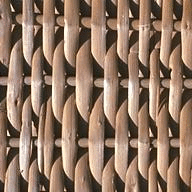
%> input picture data/basket_png_flipped.png, 192 x 192 px
$ octave inpainting.m   (GNU Octave 9; MATLAB toolbox functions it lacks are replaced by stand-ins)
%> lines starting %> are read from the running program, lines starting %| are printed output that depends on the picture; in (x1, y1, x2, y2) boxes, pixels count from 0 and x2, y2 are one past the last pixel; in counts of white or black regions, pixels touching at a corner belong together; the program's own positions count from 1
### code/findlocation.m

function [toFill,Hp,rows,cols]=findlocation(origImg,mask,psz)
%% error check
mask(mask>0) = 1;
if ~ismatrix(mask); error('Invalid mask'); end;
if sum(sum(mask~=0 & mask~=1))>0; error('Invalid mask'); end;
if mod(psz,2)==0; error('Patch size psz must be odd.'); end;

fillRegion = mask;

origImg = double(origImg);
img = origImg;
ind = img2ind(img);
sz = [size(img,1) size(img,2)];
sourceRegion = ~fillRegion;

% Initialize isophote values
[Ix(:,:,3), Iy(:,:,3)] = gradient(img(:,:,3));
[Ix(:,:,2), Iy(:,:,2)] = gradient(img(:,:,2));
[Ix(:,:,1), Iy(:,:,1)] = gradient(img(:,:,1));
Ix = sum(Ix,3)/(3*255); Iy = sum(Iy,3)/(3*255);
temp = Ix; Ix = -Iy; Iy = temp;  % Rotate gradient 90 degrees

% Initialize confidence and data terms
C = double(sourceRegion);
D = repmat(-.1,sz);
iter = 1;
% Visualization stuff
if nargout==4
  fillMovie(1).cdata=uint8(img);
  fillMovie(1).colormap=[];
  origImg(1,1,:) = [0, 255, 0];
  iter = 2;
end

% Seed 'rand' for reproducible results (good for testing)
rand('state',0);

% Loop until entire fill region has been covered
% while any(fillRegion(:))
  % Find contour & normalized gradients of fill region
  fillRegionD = double(fillRegion); % Marcel 11/30/05
  dR = find(conv2(fillRegionD,[1,1,1;1,-8,1;1,1,1],'same')>0);

  [Nx,Ny] = gradient(double(~fillRegion)); % Marcel 11/30/05
 %[Nx,Ny] = gradient(~fillRegion);         % Original
  N = [Nx(dR(:)) Ny(dR(:))];
  N = normr(N);
  N(~isfinite(N))=0; % handle NaN and Inf

  % Compute confidences along the fill front
  for k=dR'
    Hp = getpatch(sz,k,psz);
    q = Hp(~(fillRegion(Hp))); % fillRegion?????????????????
    C(k) = sum(C(q))/numel(Hp);
  end

  % Compute patch priorities = confidence term * data term
  D(dR) = abs(Ix(dR).*N(:,1)+Iy(dR).*N(:,2)) + 0.001;
  priorities = C(dR).* D(dR);

  % Find patch with maximum priority, Hp
  [~,ndx] = max(priorities(:));
  p = dR(ndx(1));
  [Hp,rows,cols] = getpatch(sz,p,psz);
  toFill = fillRegion(Hp);
  toFill = toFill(1:min(size(origImg,1),size(toFill,1)),1:min(size(origImg,2),size(toFill,2)));
%   % Find exemplar that minimizes error, Hq
%   Hq = bestexemplar(img,img(rows,cols,:),toFill',sourceRegion);
%
%
% %---------------------------------------------------------------------
% % Scans over the entire image (with a sliding window)
% % for the exemplar with the lowest error. Calls a MEX function.
% %---------------------------------------------------------------------
% function Hq = bestexemplar(img,Ip,toFill,sourceRegion)
% m=size(Ip,1); mm=size(img,1); n=size(Ip,2); nn=size(img,2);
% best = bestexemplarhelper(mm,nn,m,n,img,Ip,toFill,sourceRegion);
% Hq = sub2ndx(best(1):best(2),(best(3):best(4))',mm);
%---------------------------------------------------------------------
% Returns the indices for a 9x9 patch centered at pixel p.
%---------------------------------------------------------------------
% [6 lines left out: function getpatch, not called in this run]

%---------------------------------------------------------------------
% Converts the (rows,cols) subscript-style indices to Matlab index-style
% indices.  Unforunately, 'sub2ind' cannot be used for this.
%---------------------------------------------------------------------
% [4 lines left out: function sub2ndx, not called in this run]


%---------------------------------------------------------------------
% Converts an indexed image into an RGB image, using 'img' as a colormap
%---------------------------------------------------------------------
function img2 = ind2img(ind,img)
for i=3:-1:1, temp=img(:,:,i); img2(:,:,i)=temp(ind); end;


%---------------------------------------------------------------------
% Converts an RGB image into a indexed image, using the image itself as
% the colormap.
%---------------------------------------------------------------------
function ind = img2ind(img)
s=size(img); ind=reshape(1:s(1)*s(2),s(1),s(2));

### code/inpainting.m
% % fill output function
% patch = im2double(imread('../data/jelly.jpg'));
% % patch = patch.*mask;
patch = im2double(imread('../data/basket_png_flipped.png'));
% [7 lines of commented-out code are left out]
patchbackup = patch;
% m = ones(size(patch,1),size(patch,2));
% m(130:160,150:190) = zeros(31,41);
% patch = patch.*m;
size(patch)
%> ans = [192 192 3]
close all;


PLOT_X_NUM = 4;
PLOT_Y_NUM = 3;
plotIndex = 1;

% These are the dimensions of the output image. They should be at least as
% big as the dimensions of the input texture.
OUT_IMG_WIDTH = 300;
OUT_IMG_HEIGHT = 400;

% This will be the actual output image (in double RGB format)
outputImage = zeros(OUT_IMG_HEIGHT, OUT_IMG_WIDTH, 3);
% This will be an image that indicates what parts of the output image
% belong to what copy of the input image. A value of zero indicates that
% a pixel is empty, and no patch has been placed on it yet
outputImagePatchLabels = zeros(OUT_IMG_HEIGHT, OUT_IMG_WIDTH);

%% Place the first patch
% simply copy the entire patch onto the output image
outputImage(1:size(patch, 1), 1:size(patch, 2), :) = patch;
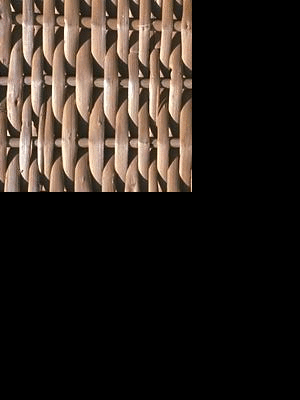
%> outputImage: size 400x300x3 double; mean R, G, B 0.174, 0.142, 0.119
% figure(1)
% imshow(outputImage);
% update the label image so that the updated values have a label of "1"
outputImagePatchLabels(1:size(patch, 1), 1:size(patch, 2)) = ones(size(patch, 1), size(patch, 2));
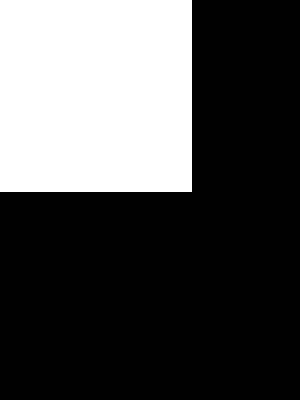
%> outputImagePatchLabels: size 400x300 double; values 0 (black) and 1 (white), 30.7% white; 1 white region, box (x1, y1, x2, y2) and area: (0, 0, 192, 192) 36864
%> the run ends on the next line
% outputImagePatchLabels(130:160,150:190) = zeros(31,41);
% while any(outputlabel == 0)
label = 1;
s = 9;
while sum(sum(outputImagePatchLabels==0))>0
% index = 1;
% for i =1:6
    label = label+1;
    [toFill,Hp,rows,cols] = findlocation(outputImage,~outputImagePatchLabels,101);

$ run again, with data/basket_png.png copied over data/basket_png_flipped.png
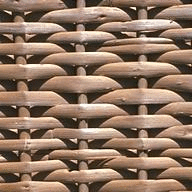
%> input picture data/basket_png.png, 192 x 192 px
%> `outputImage(1:size(patch, 1), 1:size(patch, 2), :) = patch;`:
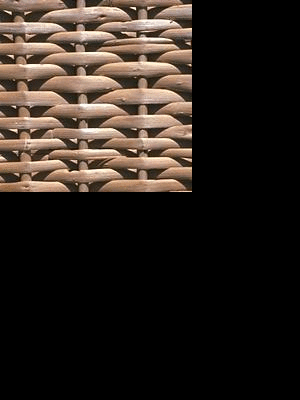
%> outputImage: size 400x300x3 double; mean R, G, B 0.174, 0.142, 0.119
%> outputImagePatchLabels: size 400x300 double; values 0 (black) and 1 (white), 30.7% white; 1 white region, box (x1, y1, x2, y2) and area: (0, 0, 192, 192) 36864
